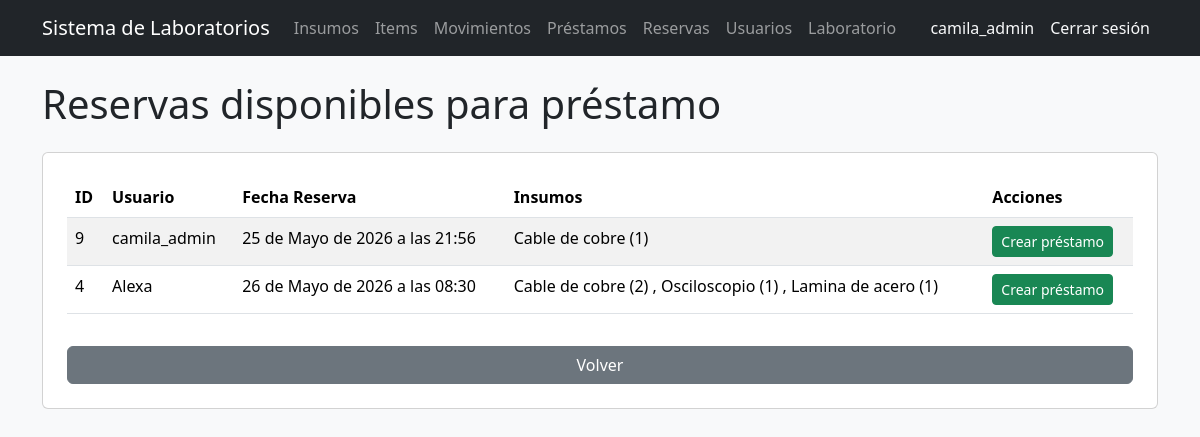
Before: /reservas/para-prestamo/ (signed in) with the older database file.
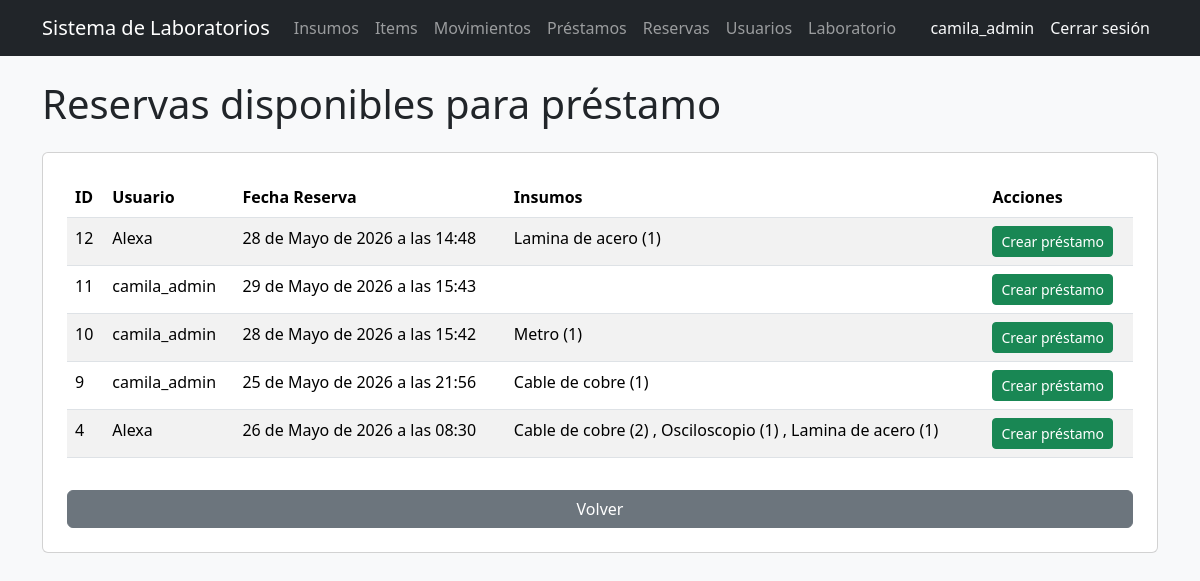
After: the same page with the newer database file.
### reservas/models.py (models this page shows, shortened)
class Reserva(models.Model):
    usuario = models.ForeignKey(
        'users.Usuario',
        on_delete=models.CASCADE
    )
    fecha_reserva = models.DateTimeField()
    hora_limite_retiro = models.DateTimeField(
        null=True,
        blank=True
    )
    fecha_devolucion = models.DateTimeField(
        null=True,
        blank=True
    )
    estado = models.ForeignKey(
        EstadoReserva,
        on_delete=models.CASCADE,
        null=True,
        blank=True
    )
    fecha_creacion = models.DateTimeField(auto_now_add=True)

class ReservaInsumo(models.Model):
    reserva = models.ForeignKey(
        'reservas.Reserva',
        on_delete=models.CASCADE
    )
    insumo = models.ForeignKey(
        'inventario.Insumo',
        on_delete=models.CASCADE
    )
    cantidad = models.PositiveIntegerField()

### users/models.py (models this page shows)
class Usuario(AbstractUser):
    codigo = models.CharField(max_length=50, unique=True, blank=True)
    programa = models.CharField(max_length=100, blank=True)
    rol = models.ForeignKey(
        Rol,
        on_delete=models.CASCADE,
        null=True,
        blank=True
    )
    def __str__(self):
        return self.username

### inventario/models.py (models this page shows, shortened)
class Insumo(models.Model):
    nombre = models.CharField(
        max_length=100,
        unique=True
    )
    descripcion = models.TextField(
        blank=False
    )
    marca = models.CharField(
        max_length=100,
        blank=True
    )
    stock_minimo = models.IntegerField(default=0)
    estado = models.ForeignKey(
        EstadoInsumo,
        on_delete=models.SET_NULL,
        null=True,
        blank=True
    )

### reservas/views.py (the view)
# urls.py: path('para-prestamo/', reservas_para_prestamo, name='reservas_para_prestamo'),
@rol_requerido('Administrador', 'Encargado')
def reservas_para_prestamo(request):
    reservas = Reserva.objects.filter(
        estado__nombre='Aprobada',
        prestamo__isnull=True
    ).order_by('-fecha_creacion')
    return render(
        request,
        'reservas/para_prestamo.html',
        {
            'reservas': reservas
        }
    )

### templates/reservas/para_prestamo.html
{% extends 'base_general.html' %}
{% block contenido %}
<h1 class="mb-4">Reservas disponibles para préstamo</h1>
<div class="card p-4">
    {% if reservas %}
    <table class="table table-striped">
        <thead>
            <tr>
                <th>ID</th>
                <th>Usuario</th>
                <th>Fecha Reserva</th>
                <th>Insumos</th>
                <th>Acciones</th>
            </tr>
        </thead>
        <tbody>
            {% for reserva in reservas %}
            <tr>
                <td>{{ reserva.id }}</td>
                <td>{{ reserva.usuario }}</td>
                <td>{{ reserva.fecha_reserva }}</td>
                <td>
                    {% for insumo in reserva.reservainsumo_set.all %}
                        {{ insumo.insumo.nombre }} ({{ insumo.cantidad }})
                        {% if not forloop.last %}, {% endif %}
                    {% endfor %}
                </td>
                <td>
                    <a
                        href="/prestamos/crear/{{ reserva.id }}/"
                        class="btn btn-success btn-sm"
                    >
                        Crear préstamo
                    </a>
                </td>
            </tr>
            {% endfor %}
        </tbody>
    </table>
    {% else %}
    <p class="text-muted">No hay reservas aprobadas disponibles para préstamo.</p>
    {% endif %}
    <a href="/prestamos/" class="btn btn-secondary mt-3">
        Volver
    </a>
</div>
{% endblock %}

Changed rows visible on the page:
added Reserva: id "12", usuario "Alexa", fecha_reserva "28 de Mayo de 2026 a las 14:48"
added ReservaInsumo: insumo.nombre "Lamina de acero", cantidad "1", shown under "12"
added Reserva: id "11", usuario "camila_admin", fecha_reserva "29 de Mayo de 2026 a las 15:43"
added Reserva: id "10", usuario "camila_admin", fecha_reserva "28 de Mayo de 2026 a las 15:42"
added ReservaInsumo: insumo.nombre "Metro", cantidad "1", shown under "10"
